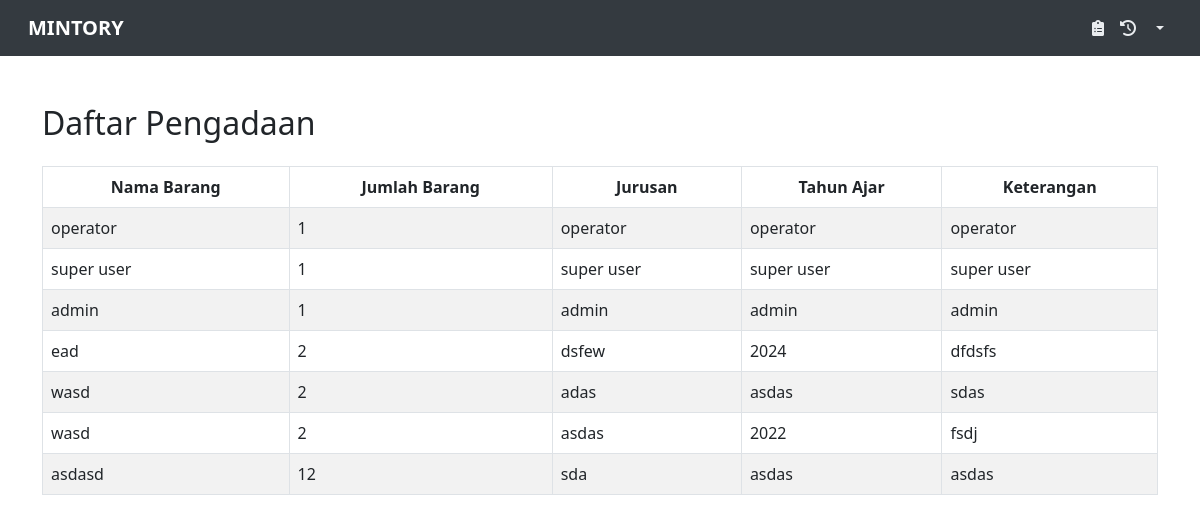
The page /public/daftar_pengadaan.php on the database its author committed.
### tables this page shows
CREATE TABLE `tb_pengadaan` (
  `id_pengadaan` int(11) NOT NULL,
  `nama_barang` varchar(255) NOT NULL,
  `jumlah_barang` varchar(255) NOT NULL,
  `jurusan` varchar(50) NOT NULL,
  `tahun_ajar` varchar(50) NOT NULL,
  `keterangan` varchar(255) DEFAULT NULL
);

### public/daftar_pengadaan.php (the view, shortened to what this page needs)
<?php
include "fungsi/config/koneksi.php";
$data2 = mysqli_query($db, "SELECT * FROM tb_pengadaan ORDER BY id_pengadaan DESC");
while ($data3 = mysqli_fetch_array($data2)) {
    $pengadaan[] = $data3;
}
?>
<!DOCTYPE html>
<html lang="en">
<head>
    <link href="https://cdn.jsdelivr.net/npm/bootstrap@5.2.3/dist/css/bootstrap.min.css" rel="stylesheet">
    <link rel="stylesheet" href="https://cdnjs.cloudflare.com/ajax/libs/font-awesome/6.0.0/css/all.min.css">
    <link rel="stylesheet" href="css/daftar_pengajuan.css">
    <link rel="stylesheet" href="css/navbarr.css">
    <link rel="stylesheet" href="css/badge.css">
</head>
<body>
    <nav class="navbar navbar-expand-lg bg-body-tertiary">
        <div class="container-fluid">
            <a class="navbar-brand" href="
            <?php if (isset($_SESSION['status'])) {
                $status = $_SESSION['status'];
                if ($status == "admin") {
                    echo "admin.php";
                } elseif ($status == "user") {
                    echo "user.php";
                } elseif ($status == "super user") {
                    echo "superuser.php";
                } else {
                    echo "operator.php";
                }
            } ?>">MINTORY</a>
            <div class="collapse navbar-collapse" id="navbarSupportedContent">
                <ul class="navbar-nav ms-auto mb-2 mb-lg-0">
                    <li class="nav-item">
                        <a class="nav-link active" aria-current="page" href="daftar_pengadaan.php"><i class="fa-solid fa-clipboard-list"></i></a>
                    </li>
                    <?php if ($_SESSION['status'] != "super user"): ?>
                        <li class="nav-item">
                            <a class="nav-link active" aria-current="page" href="history.php"><i class="fa-solid fa-clock-rotate-left"></i></a>
                        </li>
                    <?php endif; ?>
                    <li class="nav-item dropdown">
                        <a class="nav-link active dropdown-toggle" href="#" role="button" data-bs-toggle="dropdown" aria-expanded="false">
                        </a>
                    </li>
                </ul>
            </div>
        </div>
    </nav>
    <div class="container mt-5">
        <h2 class="mb-4">Daftar Pengadaan</h2>
        <table class="table table-bordered table-striped">
            <thead>
                <tr>
                    <th>Nama Barang</th>
                    <th>Jumlah Barang</th>
                    <th>Jurusan</th>
                    <th>Tahun Ajar</th>
                    <th>Keterangan</th>
                </tr>
            </thead>
            <tbody>
                <?php foreach ($pengadaan as $item) : ?>
                    <tr>
                        <td><?= $item['nama_barang']; ?></td>
                        <td><?= $item['jumlah_barang']; ?></td>
                        <td><?= $item['jurusan']; ?></td>
                        <td><?= $item['tahun_ajar']; ?></td>
                        <td><?= $item['keterangan']; ?></td>
                    </tr>
                <?php endforeach; ?>
            </tbody>
        </table>
    </div>
</body>
</html>

### css/daftar_pengajuan.css (style rules this page uses)
td { vertical-align: middle; }
th { text-align: center; }

### css/navbarr.css (style rules this page uses)
.navbar { background-color: #343a40; padding: 0.5rem 1rem; }
.navbar-brand { font-weight: bold; color: #ffffff; font-size: 1.25rem; }
.navbar-nav .nav-link { color: #f8f9fa; transition: color 0.3s ease; padding: 0.5rem 1rem; }
.navbar-nav .nav-link:hover, .navbar-nav .nav-link.active { color: #e9ecef; }
.nav-link.active { text-align: start; }
.nav-item { text-align: start; }

### rows shown on the page
tb_pengadaan: nama_barang "operator", jumlah_barang "1", jurusan "operator", tahun_ajar "operator", keterangan "operator"
tb_pengadaan: nama_barang "super user", jumlah_barang "1", jurusan "super user", tahun_ajar "super user", keterangan "super user"
tb_pengadaan: nama_barang "admin", jumlah_barang "1", jurusan "admin", tahun_ajar "admin", keterangan "admin"
tb_pengadaan: nama_barang "ead", jumlah_barang "2", jurusan "dsfew", tahun_ajar "2024", keterangan "dfdsfs"
tb_pengadaan: nama_barang "wasd", jumlah_barang "2", jurusan "adas", tahun_ajar "asdas", keterangan "sdas"
tb_pengadaan: nama_barang "wasd", jumlah_barang "2", jurusan "asdas", tahun_ajar "2022", keterangan "fsdj"
tb_pengadaan: nama_barang "asdasd", jumlah_barang "12", jurusan "sda", tahun_ajar "asdas", keterangan "asdas"
